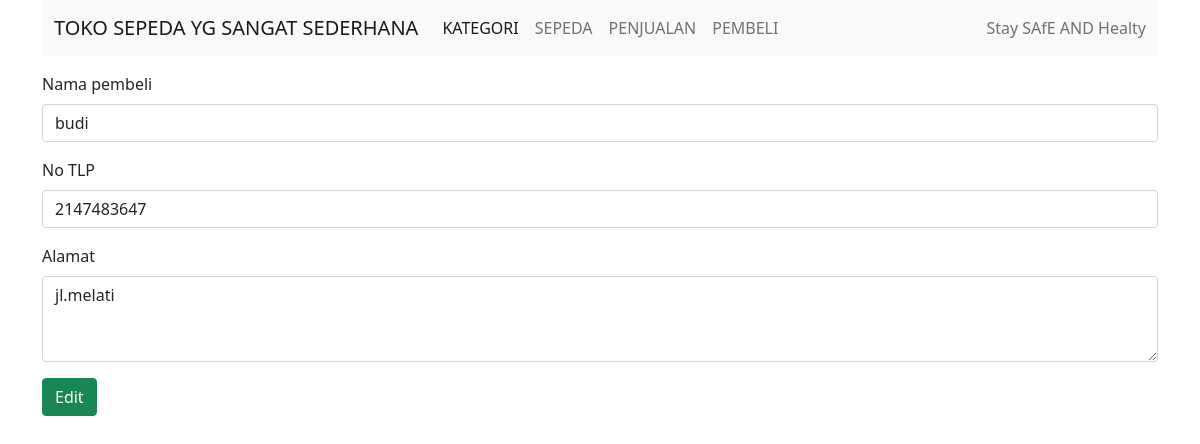
/pelanggan/edit/16, run on the app's committed database.
### tables this page shows
CREATE TABLE `pelanggan` (
  `pelanggan_id` int(11) NOT NULL,
  `nama_pelanggan` varchar(50) NOT NULL,
  `no_tlp` int(15) NOT NULL,
  `alamat` text NOT NULL
);

### application/controllers/Pelanggan.php (called while the page is built, shortened)
<?php
class Pelanggan extends CI_Controller
{
	public function __construct()
	{
		$this->load->model('PelangganModel');
	}
		public function edit($pelanggan_id)
	{
		$data['title'] = "Edit pelanggan";
		$data['pelanggan'] = $this->db->get_where('pelanggan',['pelanggan_id'=>$pelanggan_id])->row_array();
		$this->load->view('templates/header', $data);
		$this->load->view('pelanggan/edit', $data);
		$this->load->view('templates/footer');
	}
}

### index.php (called while the page is built, shortened)
<?php
require_once BASEPATH.'core/CodeIgniter.php';

### application/views/pelanggan/edit.php (the view, shortened to what this page needs)
 <div class="mt-3">
   <form action="<?= base_url('pelanggan/editpelanggan') ?>" method="POST">
     <div class="mb-3">
       <label for="exampleFormControlInput1" class="form-label">Nama pembeli</label>
       <input type="text" name="nama_pelanggan" class="form-control" id="exampleFormControlInput1" placeholder="Nama Pembeli" value="<?= $pelanggan['nama_pelanggan'] ?>">
     </div>
     <div class="mb-3">
       <label for="exampleFormControlInput1" class="form-label">No TLP</label>
       <input type="number" name="no_tlp" class="form-control" id="exampleFormControlInput1" placeholder="No Tlp" value="<?= $pelanggan['no_tlp'] ?>">
</div>
     <div class="mb-3">
       <label for="exampleFormControlTextarea1" class="form-label">Alamat</label>
       <textarea name="alamat" class="form-control" id="exampleFormControlTextarea1" rows="3"><?= $pelanggan['alamat'] ?></textarea>
     </div>
     <div class="mb-3">
       <button type='submit' class="btn btn-success">Edit</button>
     </div>
   </form>
 </div>

### data on the page
pelanggan: nama_pelanggan "budi", no_tlp "2147483647", alamat "jl.melati"
